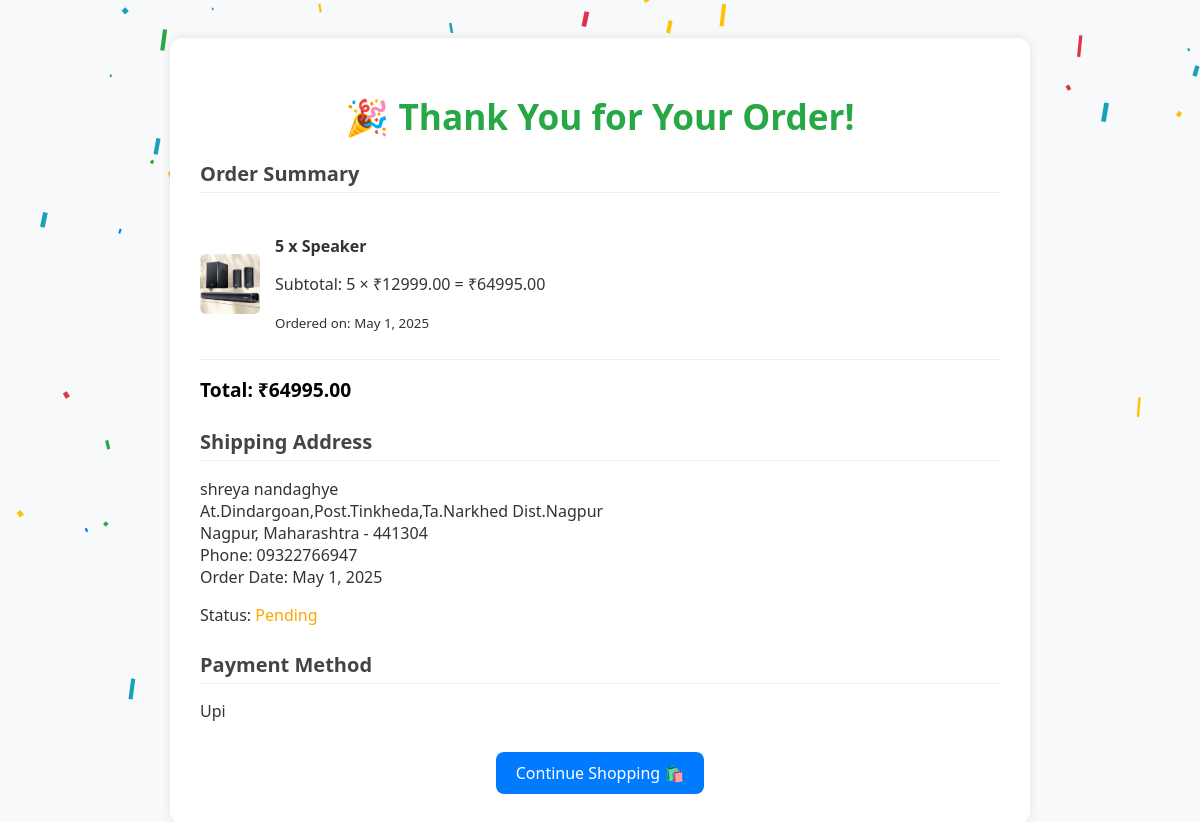
Page /thank-you/49/ (signed in) on the earlier database version.
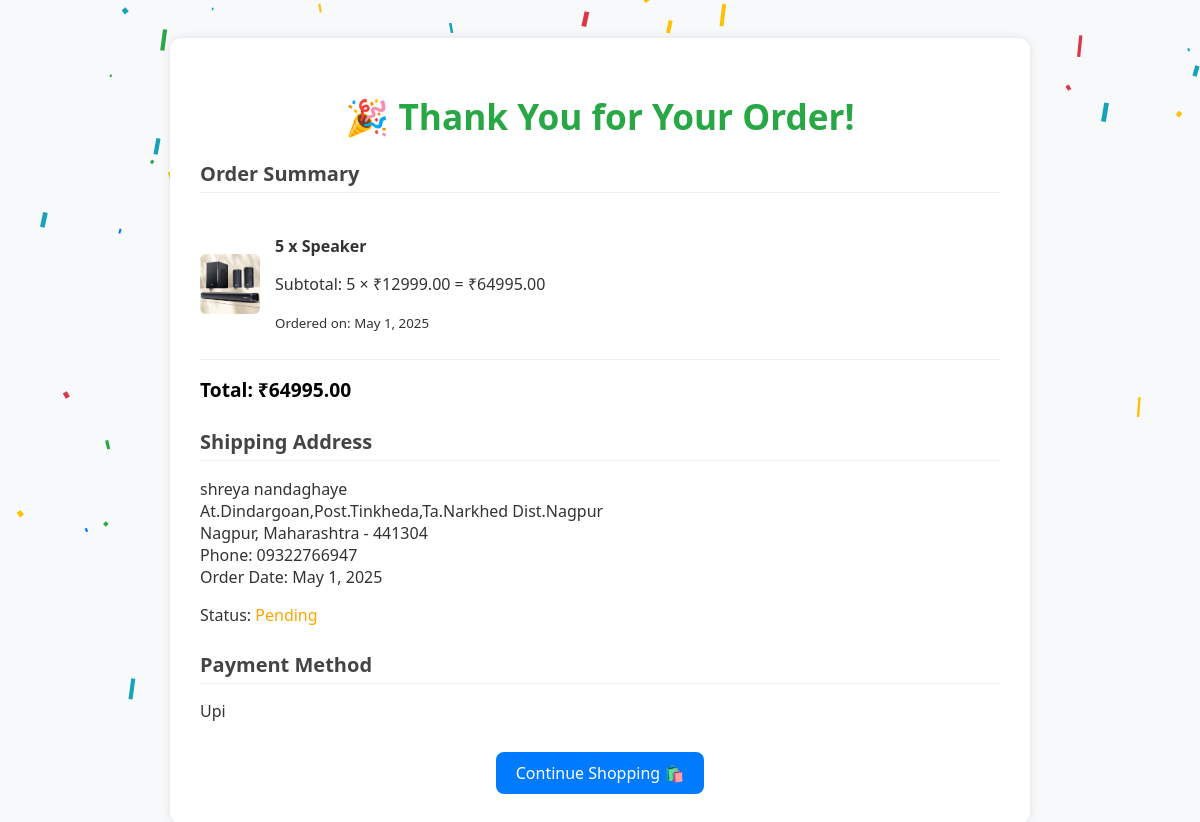
Same page on the later database version.
### ecommerceapp/models.py (models this page shows, shortened)
class Order(models.Model):
    user = models.ForeignKey(User, on_delete=models.CASCADE)
    address = models.ForeignKey('Address', on_delete=models.SET_NULL, null=True, blank=True)
    created_at = models.DateTimeField(auto_now_add=True)
    payment_method = models.CharField(max_length=20, choices=[
        ('cod', 'Cash on Delivery'),
        ('upi', 'UPI'),
        ('paypal', 'PayPal'),
        ('netbanking', 'Net Banking'),
    ])
    is_ordered = models.BooleanField(default=False)
    total_price = models.DecimalField(max_digits=10, decimal_places=2, default=0)  # ✅ Added field

class Address(models.Model):
    user = models.ForeignKey(User, on_delete=models.CASCADE, related_name='addresses')
    full_name = models.CharField(max_length=100)
    mobile = models.CharField(max_length=15)
    address_line = models.TextField()
    city = models.CharField(max_length=100)
    state = models.CharField(max_length=100)
    pincode = models.CharField(max_length=10)
    country = models.CharField(max_length=100, default='India')
    created_at = models.DateTimeField(auto_now_add=True)

class OrderItem(models.Model):
    order = models.ForeignKey(Order, on_delete=models.CASCADE, related_name='items')
    product = models.ForeignKey(Product, on_delete=models.CASCADE)
    quantity = models.PositiveIntegerField(default=1)
    address = models.CharField(max_length=100,default='',blank=True)
    phone = models.CharField(max_length=100,default='',blank=True)
    date =  models.DateField(default= datetime.datetime.today)
    status = models.BooleanField(default=False)
    def subtotal(self):
        return self.product.price * self.quantity

### ecommerceapp/views.py (the view)
# urls.py: path('thank-you/<int:order_id>/', views.thank_you, name='thank_you'),
@login_required
def thank_you(request, order_id):
    order = get_object_or_404(Order, id=order_id, user=request.user)
    return render(request, 'ecommerceapp/thank_you.html', {'order': order})

### ecommerceapp/templates/ecommerceapp/thank_you.html (shortened to what this page needs)
<!DOCTYPE html>
<html lang="en">
<head>
</head>
<body>
<div class="container">
    <h1>🎉 Thank You for Your Order!</h1>
    <div class="section">
        <h2>Order Summary</h2>
        <ul>
            {% for item in order.items.all %}
                <li>
                    <img src="{{ item.product.image.url }}" alt="{{ item.product.name }}" class="product-img">
                    <div>
                        <p><strong>{{ item.quantity }} x {{ item.product.name }}</strong></p>
                        <p>Subtotal: {{ item.quantity|floatformat:0|add:""|floatformat:0|floatformat }} × ₹{{ item.product.price }} = ₹{{ item.subtotal }}</p>
                        <p><small>Ordered on: {{ item.date }}</small></p>
                    </div>
                </li>
            {% endfor %}
        </ul>
        <p class="total">Total: ₹{{ order.total_price }}</p>
    </div>
    <div class="section">
        <h2>Shipping Address</h2>
        <p>
            {{ order.address.full_name }}<br>
            {{ order.address.address_line }}<br>
            {{ order.address.city }}, {{ order.address.state }} - {{ order.address.pincode }}<br>
            Phone: {{ order.address.mobile }}<br>
            Order Date: {{ order.items.first.date }}
        </p>
        <p>Status:
            {% if item.status %}
                <span style="color: green;">Delivered</span>
            {% else %}
                <span style="color: orange;">Pending</span>
            {% endif %}
        </p>
    </div>
    <div class="section">
        <h2>Payment Method</h2>
        <p>{{ order.payment_method|capfirst }}</p>
    </div>
    <a href="{% url 'shop' %}" class="btn">Continue Shopping 🛍️</a>
</div>
</body>
</html>

Differences in the rows shown:
changed through a linked row, Order "Upi": address.full_name "shreya nandaghye" → "shreya nandaghaye"
